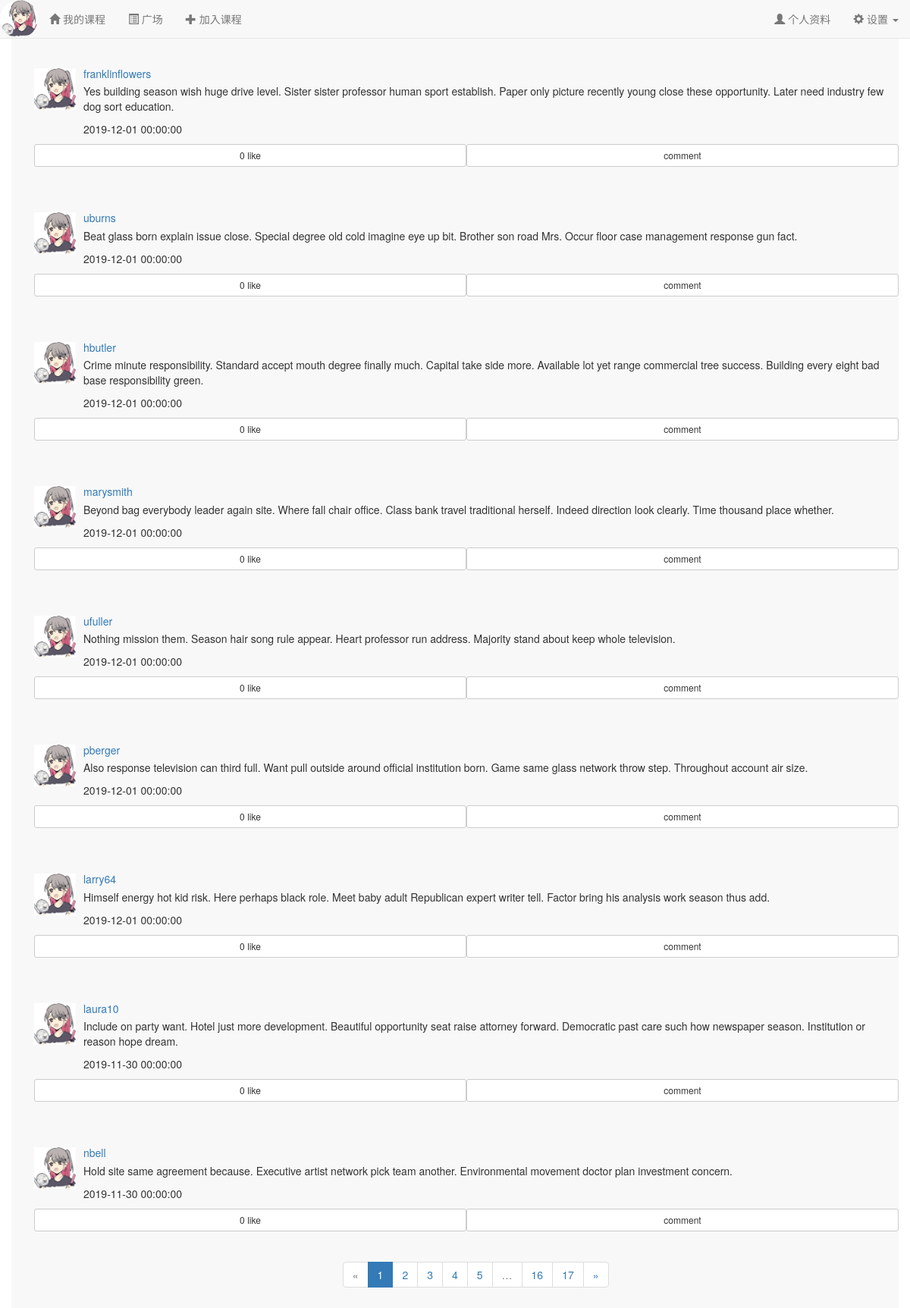
Screenshot of /forum/ (signed in) with the database file from the repository.
### app/models.py (models this page shows, shortened)
class User(UserMixin, db.Model):
    __tablename__ = 'users'
    id = db.Column(db.Integer, primary_key=True, autoincrement=True)
    name = db.Column(db.String(64)) #真实姓名(不同于用户名)
    location = db.Column(db.String(64)) #位置
    about_me = db.Column(db.Text()) #个人介绍
    member_since = db.Column(db.DateTime(), default=localtime)    #注册时间
    last_seen = db.Column(db.DateTime(), default=localtime)   #最后一次访问的时间
    email = db.Column(db.String(64), unique=True, index=True)   #电子邮箱
    nickname = db.Column(db.String(64))    #昵称
    role_id = db.Column(db.Integer, db.ForeignKey('roles.id'))  #角色id
    password_hash = db.Column(db.String(128))   #密码hash
    confirmed = db.Column(db.Boolean, default=False)    #是否已经确认账户
    headicon_url = db.Column(db.String(64)) #头像图标的url
    student = db.relationship('Student', backref='user', uselist=False) #通过Student的user字段拿到用户信息
    teacher = db.relationship('Teacher', backref='user', uselist=False) #通过Teacher的user字段拿到用户信息
    posts = db.relationship('Post', backref='author', lazy='dynamic') #该用户发布的动态
    followed = db.relationship('Follow',
                               foreign_keys=[Follow.follower_id],
                               backref=db.backref('follower', lazy='joined'),
                               lazy='dynamic',
                               cascade='all, delete-orphan')
    followers = db.relationship('Follow',
                               foreign_keys=[Follow.followed_id],
                               backref=db.backref('followed', lazy='joined'),
                               lazy='dynamic',
                               cascade='all, delete-orphan')
    comments = db.relationship('Comment', backref='author', lazy='dynamic') #该用户发表的评论
    like_posts = db.relationship('PostLike',
                                  foreign_keys=[PostLike.user_id],
                                  backref=db.backref('user', lazy='joined'),
                                  lazy='dynamic',
                                  cascade='all, delete-orphan')
    @property
    def password(self):
        raise AttributeError('Password is not a readable attribute!')
    @login_manager.user_loader
    def load_user(user_id):
        return User.query.get(int(user_id))
    def ping(self):
        self.last_seen = localtime()
        db.session.add(self)
        db.session.commit()

class Post(db.Model):
    __tablename__ = 'posts'
    id = db.Column(db.Integer, primary_key=True, autoincrement=True)
    body = db.Column(db.Text) #动态内容
    body_html = db.Column(db.Text) #内容的html富文本形式
    timestamp = db.Column(db.DateTime, index=True, default=localtime) #动态发布的时间戳
    author_id = db.Column(db.Integer, db.ForeignKey('users.id')) #作者id
    comments = db.relationship('Comment', backref='post', lazy='dynamic') #该动态对应的评论
    like_people = db.relationship('PostLike',
                                  foreign_keys=[PostLike.post_id],
                                  backref=db.backref('post', lazy='joined'),
                                  lazy='dynamic',
                                  cascade='all, delete-orphan')

### app/forum/views.py (the view)
@forum.route('/')
def index():
    page = request.args.get('page', 1, type=int)
    pagination = Post.query.order_by(Post.timestamp.desc()).paginate(
        page, per_page=current_app.config['FLASKY_COURSE_PER_PAGE'],
        error_out=False)
    posts = [item for item in pagination.items]
    return render_template('forum/index.html', posts=posts, pagination=pagination)

### app/auth/views.py (called while the page is built)
@auth.before_app_request
def before_request():
    if current_user.is_authenticated:
        current_user.ping()
        if not current_user.confirmed \
                and request.endpoint \
                and request.blueprint != 'auth' \
                and request.endpoint != 'static':
            return redirect(url_for('auth.unconfirmed'))

### app/main/__init__.py (called while the page is built)
@main.app_context_processor
def inject_permissions():
    return dict(Permission=Permission)

### app/utils.py (called while the page is built)
def localtime():
    time_str = datetime.datetime.now().strftime('%Y-%m-%d %H:%M:%S')
    return datetime.datetime.strptime(time_str,"%Y-%m-%d %H:%M:%S")

### app/templates/forum/index.html (shortened to what this page needs)
{% extends "/base.html" %}
{% import "/_macros.html" as macros %}
{% block content %}
<div class="container navbar-default" style="height:100%;padding-top:30px;">
    <div class="container">
        {% for each in posts %}
        <div style="padding-top:60px;padding-bottom:30px">
            <div class="media-left">
                <a href="{{ url_for('main.user', email=each.author.email) }}"><img src="{{ url_for('static', filename=('headicon/'+each.author.headicon_url)) }}" class="media-object" style="width:55px"></a>
            </div>
            <div class="media-body">
                <a href="{{ url_for('main.user', email=each.author.email) }}"><h5 class="media-heading">{{ each.author.nickname }}</h5></a>
                {% if each.body_html %}
                    {{ each.body_html | safe }}
                {% else %}
                    {{ each.body }}
                {% endif %}
                <p>{{ each.timestamp }}</p>
            </div>
            <button id="like{{ each.id }}" onclick="like(id)" type="button" class="btn btn-default btn-sm col-xs-6">
                {% if not each.liked %}
                0
                {% else %}
                {{ each.liked }}
                {% endif %}
                like
            </button>
            <button id="comments{{ each.id }}" onclick="comments(id)" type="button" class="btn btn-default btn-sm col-xs-6">comment</button>
        </div>
        {% endfor %}
    </div>
        <div class="pagination" style="margin-left:37%">
            {{ macros.pagination_widget(pagination, 'forum.index') }}
        </div>
</div>
{% endblock %}

### app/templates/base.html (shortened to what this page needs)
{% extends "bootstrap/base.html" %}
{% block head %}
{{ super() }}
{% endblock %}
{% block navbar %}
<nav class="navbar navbar-default navbar-fixed-top" >
    <div class="container-fluid">
        <div class="navbar-header">
            <div class="navbar-brand" style="padding:1%">
                <a href="{{ url_for('main.user', email=current_user.email) }}">
                    <img src="{{ url_for('static', filename='headicon/'+current_user.headicon_url) }}" class="img-circle" style="height:100%;" />
                </a>
            </div>
        </div>
        <div class="collapse navbar-collapse" id="navbar-collapse">
            <ul class="nav navbar-nav">
                <li><a href="{{ url_for('course.index') }}"><span class="glyphicon glyphicon-home"></span>&nbsp;{% if current_user.role.name == 'Student' %}我的课程{% else %}我开的课{% endif %}</a></li>
                <li><a href="{{ url_for('forum.index') }}"><span class="glyphicon glyphicon-list-alt"></span>&nbsp;广场</a></li>
                <li><a href="{{ url_for('course.join_course') }}"><span class="glyphicon glyphicon-plus"></span>&nbsp;{% if current_user.role.name == 'Student' %}加入课程{% else %}创建课程{% endif %}</a></li>
            </ul>
            <ul class="nav navbar-nav navbar-right ">
                <li>
                    <a href="{{ url_for('main.user', email=current_user.email) }}">
                        <span class="glyphicon glyphicon-user"></span>
                        个人资料
                    </a>
                </li>
                <li class="dropdown">
                    <a class="dropdown-toggle" data-toggle="dropdown" href="#">
                        <span class="glyphicon glyphicon-cog"></span>&nbsp;设置
                        <b class="caret"></b>
                    </a>
                </li>
            </ul>
        </div>
    </div>
</nav>
{% endblock %}

### app/templates/_macros.html
{% macro pagination_widget(pagination, endpoint, fragment='') %}
<ul class="pagination">
    <li{% if not pagination.has_prev %} class="disabled"{% endif %}>
        <a href="{% if pagination.has_prev %}{{ url_for(endpoint, page=pagination.prev_num, **kwargs) }}{{ fragment }}{% else %}#{% endif %}">
            &laquo;
        </a>
    </li>
    {% for p in pagination.iter_pages() %}
        {% if p %}
            {% if p == pagination.page %}
            <li class="active">
                <a href="{{ url_for(endpoint, page = p, **kwargs) }}{{ fragment }}">{{ p }}</a>
            </li>
            {% else %}
            <li>
                <a href="{{ url_for(endpoint, page = p, **kwargs) }}{{ fragment }}">{{ p }}</a>
            </li>
            {% endif %}
        {% else %}
        <li class="disabled"><a href="#">&hellip;</a></li>
        {% endif %}
    {% endfor %}
    <li{% if not pagination.has_next %} class="disabled"{% endif %}>
        <a href="{% if pagination.has_next %}{{ url_for(endpoint, page=pagination.next_num, **kwargs) }}{{ fragment }}{% else %}#{% endif %}">
            &raquo;
        </a>
    </li>
</ul>
{% endmacro %}

### rows the page displays
User: headicon_url (placeholder picture)
Post: headicon_url (placeholder picture), author.nickname "franklinflowers", body_html "Yes building season wish huge drive level. Sister sister professor human sport establish. Paper only picture recently young close these opportunity. Later need industry few dog sort education.", timestamp "2019-12-01 00:00:00"
Post: headicon_url (placeholder picture), author.nickname "uburns", body_html "Beat glass born explain issue close. Special degree old cold imagine eye up bit. Brother son road Mrs. Occur floor case management response gun fact.", timestamp "2019-12-01 00:00:00"
Post: headicon_url (placeholder picture), author.nickname "hbutler", body_html "Crime minute responsibility. Standard accept mouth degree finally much. Capital take side more. Available lot yet range commercial tree success. Building every eight bad base responsibility green.", timestamp "2019-12-01 00:00:00"
Post: headicon_url (placeholder picture), author.nickname "marysmith", body_html "Beyond bag everybody leader again site. Where fall chair office. Class bank travel traditional herself. Indeed direction look clearly. Time thousand place whether.", timestamp "2019-12-01 00:00:00"
Post: headicon_url (placeholder picture), author.nickname "ufuller", body_html "Nothing mission them. Season hair song rule appear. Heart professor run address. Majority stand about keep whole television.", timestamp "2019-12-01 00:00:00"
Post: headicon_url (placeholder picture), author.nickname "pberger", body_html "Also response television can third full. Want pull outside around official institution born. Game same glass network throw step. Throughout account air size.", timestamp "2019-12-01 00:00:00"
Post: headicon_url (placeholder picture), author.nickname "larry64", body_html "Himself energy hot kid risk. Here perhaps black role. Meet baby adult Republican expert writer tell. Factor bring his analysis work season thus add.", timestamp "2019-12-01 00:00:00"
Post: headicon_url (placeholder picture), author.nickname "laura10", body_html "Include on party want. Hotel just more development. Beautiful opportunity seat raise attorney forward. Democratic past care such how newspaper season. Institution or reason hope dream.", timestamp "2019-11-30 00:00:00"
Post: headicon_url (placeholder picture), author.nickname "nbell", body_html "Hold site same agreement because. Executive artist network pick team another. Environmental movement doctor plan investment concern.", timestamp "2019-11-30 00:00:00"

### other values shown
{{ p }} "1"
{{ p }} "2" "3" "4" "5" "16" "17"
